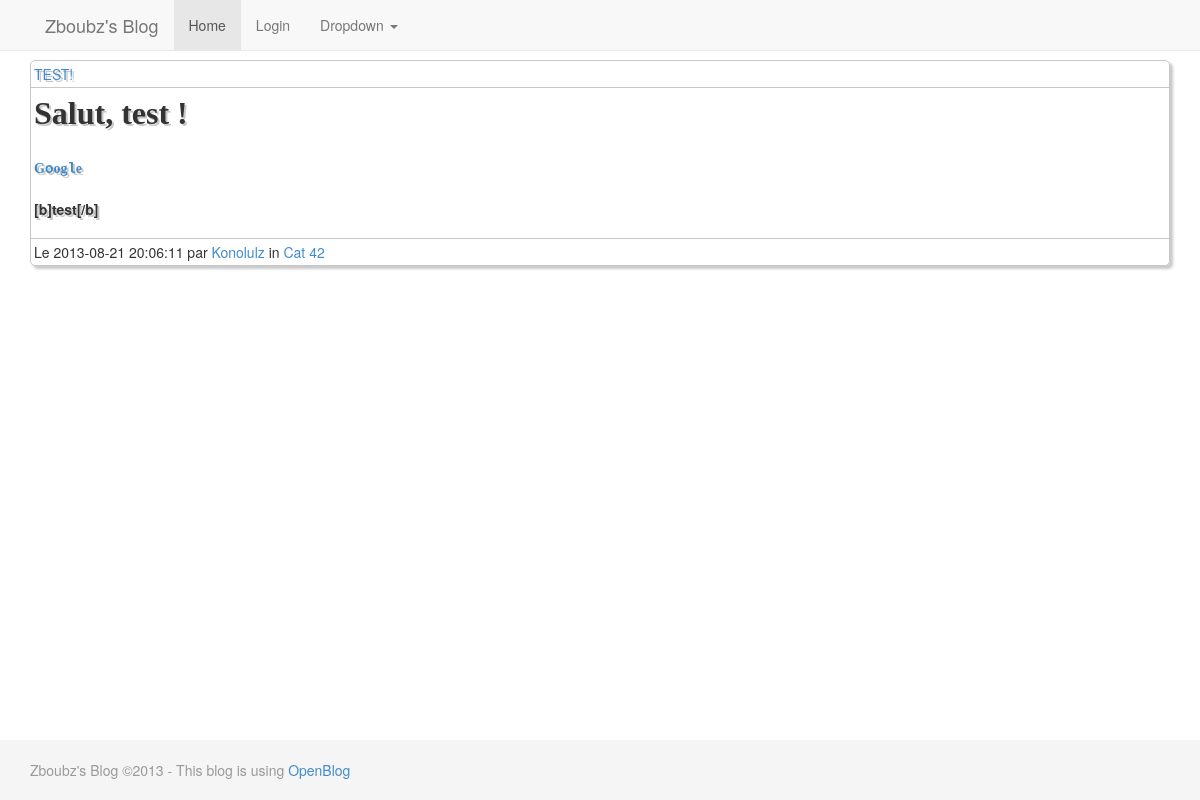
Screenshot of /perm.php?id=40 with the database file from the repository.
### tables this page shows
CREATE TABLE IF NOT EXISTS `post` (
  `id` int(11) NOT NULL AUTO_INCREMENT,
  `onfront` int(11) NOT NULL DEFAULT '1',
  `title` varchar(255) NOT NULL,
  `content` text NOT NULL,
  `created` timestamp NOT NULL DEFAULT CURRENT_TIMESTAMP,
  `author` varchar(20) NOT NULL,
  `cat` int(11) NOT NULL DEFAULT '1',
  PRIMARY KEY (`id`)
);

CREATE TABLE IF NOT EXISTS `categories` (
  `catId` int(11) NOT NULL AUTO_INCREMENT,
  `catTitle` varchar(20) NOT NULL,
  PRIMARY KEY (`catId`)
);

### includes/lib/sysplugins/smarty_internal_template.php (called while the page is built, shortened)
<?php
class Smarty_Internal_Template extends Smarty_Internal_TemplateBase {
    public $cache_id = null;
    public $compile_id = null;
    public $template_resource = null;
    public $smarty = null;
    public function __construct($template_resource, $smarty, $_parent = null, $_cache_id = null, $_compile_id = null, $_caching = null, $_cache_lifetime = null)
    {
        $this->smarty = &$smarty;
        $this->cache_id = $_cache_id === null ? $this->smarty->cache_id : $_cache_id;
        $this->compile_id = $_compile_id === null ? $this->smarty->compile_id : $_compile_id;
        $this->caching = $_caching === null ? $this->smarty->caching : $_caching;
        $this->parent = $_parent;
        $this->template_resource = $template_resource;
    }
    public function getSubTemplate($template, $cache_id, $compile_id, $caching, $cache_lifetime, $data, $parent_scope)
    {
        if ($this->smarty->allow_ambiguous_resources) {
            $_templateId = Smarty_Resource::getUniqueTemplateName($this->smarty, $template) . $cache_id . $compile_id;
        } else {
            $_templateId = $this->smarty->joined_template_dir . '#' . $template . $cache_id . $compile_id;
        }
        if (isset($this->smarty->template_objects[$_templateId])) {
            $tpl = clone $this->smarty->template_objects[$_templateId];
            $tpl->parent = $this;
            $tpl->caching = $caching;
            $tpl->cache_lifetime = $cache_lifetime;
        } else {
            $tpl = new $this->smarty->template_class($template, $this->smarty, $this, $cache_id, $compile_id, $caching, $cache_lifetime);
        }
        if ($parent_scope == Smarty::SCOPE_LOCAL) {
            $tpl->tpl_vars = $this->tpl_vars;
            $tpl->tpl_vars['smarty'] = clone $this->tpl_vars['smarty'];
        } elseif ($parent_scope == Smarty::SCOPE_PARENT) {
            $tpl->tpl_vars = &$this->tpl_vars;
        } elseif ($parent_scope == Smarty::SCOPE_GLOBAL) {
            $tpl->tpl_vars = &Smarty::$global_tpl_vars;
        } elseif (($scope_ptr = $this->getScopePointer($parent_scope)) == null) {
            $tpl->tpl_vars = &$this->tpl_vars;
        } else {
            $tpl->tpl_vars = &$scope_ptr->tpl_vars;
        }
        $tpl->config_vars = $this->config_vars;
        return $tpl->fetch(null, null, null, null, false, false, true);
    }
    public function __get($property_name)
    {
        switch ($property_name) {
            case 'source':
                $this->source = Smarty_Resource::source($this);
                if ($this->source->type != 'eval') {
                    if ($this->smarty->allow_ambiguous_resources) {
                        $_templateId = $this->source->unique_resource . $this->cache_id . $this->compile_id;
                    } else {
                        $_templateId = $this->smarty->joined_template_dir . '#' . $this->template_resource . $this->cache_id . $this->compile_id;
                    }
                    $this->smarty->template_objects[$_templateId] = $this;
                }
                return $this->source;
            case 'compiled':
                $this->compiled = $this->source->getCompiled($this);
                return $this->compiled;
            case 'compiler':
                $this->smarty->loadPlugin($this->source->compiler_class);
                $this->compiler = new $this->source->compiler_class($this->source->template_lexer_class, $this->source->template_parser_class, $this->smarty);
                return $this->compiler;
        }
        throw new SmartyException("template property '$property_name' does not exist.");
    }
}
?>

### includes/lib/Smarty.class.php (called while the page is built, shortened)
<?php
include_once SMARTY_SYSPLUGINS_DIR.'smarty_internal_data.php';
include_once SMARTY_SYSPLUGINS_DIR.'smarty_internal_templatebase.php';
include_once SMARTY_SYSPLUGINS_DIR.'smarty_internal_template.php';
include_once SMARTY_SYSPLUGINS_DIR.'smarty_resource.php';
include_once SMARTY_SYSPLUGINS_DIR.'smarty_internal_resource_file.php';
class Smarty extends Smarty_Internal_TemplateBase {
    private $template_dir = array();
    private $compile_dir = null;
    public function setTemplateDir($template_dir)
    {
        $this->template_dir = array();
        foreach ((array) $template_dir as $k => $v) {
            $this->template_dir[$k] = rtrim($v, '/\\') . DS;
        }
        $this->joined_template_dir = join(DIRECTORY_SEPARATOR, $this->template_dir);
        return $this;
    }
    public function getTemplateDir($index=null)
    {
        return (array)$this->template_dir;
    }
    public function setCompileDir($compile_dir)
    {
        $this->compile_dir = rtrim($compile_dir, '/\\') . DS;
        return $this;
    }
    public function getCompileDir()
    {
        return $this->compile_dir;
    }
}
?>

### includes/lib/sysplugins/smarty_resource.php (called while the page is built, shortened)
<?php
abstract class Smarty_Resource {
    public static $resources = array();
    protected static $sysplugins = array(
        'file' => true,
        'string' => true,
        'extends' => true,
        'stream' => true,
        'eval' => true,
        'php' => true
    );
    protected function buildUniqueResourceName(Smarty $smarty, $resource_name)
    {
        return get_class($this) . '#' . $smarty->joined_template_dir . '#' . $resource_name;
    }
    public function populateCompiledFilepath(Smarty_Template_Compiled $compiled, Smarty_Internal_Template $_template)
    {
        $_filepath = $compiled->source->uid;
        if ($_template->caching) {
            $_cache = '.cache';
        } else {
            $_cache = '';
        }
        $_compile_dir = $_template->smarty->getCompileDir();
        $_basename = $this->getBasename($compiled->source);
        if ($_basename) {
            $_basename = '.' . $_basename;
        }
        $compiled->filepath = $_compile_dir . $_filepath . '.' . $compiled->source->type . $_basename . $_cache . '.php';
    }
    protected function normalizePath($_path, $ds=true)
    {
        if ($ds) {
            $_path = str_replace('\\', '/', $_path);
        }
        $offset = 0;
        $_path = preg_replace('#(/\./(\./)*)|/{2,}#', '/', $_path);
        while (true) {
            $_parent = strpos($_path, '/../', $offset);
            if (!$_parent) {
                break;
            } else if ($_path[$_parent - 1] === '.') {
                $offset = $_parent + 3;
                continue;
            }
            $_pos = strrpos($_path, '/', $_parent - strlen($_path) - 1);
            $_path = substr_replace($_path, '', $_pos, $_parent + 3 - $_pos);
        }
        return $_path;
    }
    protected function buildFilepath(Smarty_Template_Source $source, Smarty_Internal_Template $_template=null)
    {
        $file = $source->name;
        if ($source instanceof Smarty_Config_Source) {
            $_directories = $source->smarty->getConfigDir();
            $_default_handler = $source->smarty->default_config_handler_func;
        } else {
            $_directories = $source->smarty->getTemplateDir();
        }
        $_file_is_dotted = $file[0] == '.' && ($file[1] == '.' || $file[1] == '/' || $file[1] == "\\");
        if (!preg_match('/^([\/\\\\]|[a-zA-Z]:[\/\\\\])/', $file)) {
            $_path = str_replace('\\', '/', $file);
            $_path = DS . trim($file, '/');
            $_was_relative = true;
        } else {
            $_path = str_replace('\\', '/', $file);
        }
        $_path = $this->normalizePath($_path, false);
        if (isset($_was_relative)) {
            $_path = substr($_path, 1);
        }
        $file = rtrim($_path, '/\\');
        if (!preg_match('/^([\/\\\\]|[a-zA-Z]:[\/\\\\])/', $file)) {
            foreach ($_directories as $_directory) {
                $_filepath = $_directory . $file;
                if ($this->fileExists($source, $_filepath)) {
                    return $this->normalizePath($_filepath);
                }
            }
        }
        return false;
    }
    protected function fileExists(Smarty_Template_Source $source, $file)
    {
        $source->timestamp = @filemtime($file);
        return $source->exists = !!$source->timestamp;
    }
    public static function load(Smarty $smarty, $type)
    {
        if (isset($smarty->_resource_handlers[$type])) {
            return $smarty->_resource_handlers[$type];
        }
        if (isset(self::$sysplugins[$type])) {
            if (!isset(self::$resources[$type])) {
                self::$resources[$type] = new $_resource_class();
            }
            return $smarty->_resource_handlers[$type] = self::$resources[$type];
        }
        throw new SmartyException("Unkown resource type '{$type}'");
    }
    protected static function parseResourceName($resource_name, $default_resource, &$name, &$type)
    {
        $parts = explode(':', $resource_name, 2);
        if (!isset($parts[1]) || !isset($parts[0][1])) {
            $type = $default_resource;
            $name = $resource_name;
        } else {
            $type = $parts[0];
            $name = $parts[1];
        }
    }
    public static function source(Smarty_Internal_Template $_template=null, Smarty $smarty=null, $template_resource=null)
    {
        if ($_template) {
            $smarty = $_template->smarty;
            $template_resource = $_template->template_resource;
        }
        self::parseResourceName($template_resource, $smarty->default_resource_type, $name, $type);
        $resource = Smarty_Resource::load($smarty, $type);
        $unique_resource_name = $resource->buildUniqueResourceName($smarty, $name);
        $_cache_key = 'template|' . $unique_resource_name;
        $source = new Smarty_Template_Source($resource, $smarty, $template_resource, $type, $name, $unique_resource_name);
        return $source;
    }
}
class Smarty_Template_Source {
    public $unique_resource = null;
    public function __construct(Smarty_Resource $handler, Smarty $smarty, $resource, $type, $name, $unique_resource)
    {
        $this->handler = $handler;
        $this->uncompiled = $this->handler instanceof Smarty_Resource_Uncompiled;
        $this->recompiled = $this->handler instanceof Smarty_Resource_Recompiled;
        $this->smarty = $smarty;
        $this->type = $type;
        $this->name = $name;
        $this->unique_resource = $unique_resource;
    }
    public function getCompiled(Smarty_Internal_Template $_template)
    {
        $_cache_key = $this->unique_resource . '#' . $_template->compile_id;
        $compiled = new Smarty_Template_Compiled($this);
        $compiled->timestamp = @filemtime($compiled->filepath);
        $compiled->exists = !!$compiled->timestamp;
        return $compiled;
    }
}
class Smarty_Template_Compiled {
    public function __construct(Smarty_Template_Source $source)
    {
        $this->source = $source;
    }
}
?>

### includes/lib/sysplugins/smarty_internal_resource_file.php (called while the page is built, shortened)
<?php
class Smarty_Internal_Resource_File extends Smarty_Resource {
    public function populate(Smarty_Template_Source $source, Smarty_Internal_Template $_template=null)
    {
        $source->filepath = $this->buildFilepath($source, $_template);
        if ($source->filepath !== false) {
            $source->uid = sha1($source->filepath);
        }
    }
    public function getBasename(Smarty_Template_Source $source)
    {
        $_file = $source->name;
        return basename($_file);
    }
}
?>

### perm.php (called while the page is built)
<?php
include('includes/config.inc.php');
$article = get_post_by_id($_GET['id']);
$smarty->assign('article', $article);
$smarty->assign('postId', $article['id']);
$smarty->assign('postTitle', $article['title']);
$smarty->assign('postAuthor', $article['author']);
$smarty->assign('postDate', $article['created']);
$smarty->assign('postCat', $article['cat']);
$smarty->assign('postContent', $article['content']);
$smarty->assign('catTitle', $article['catTitle']);
$smarty->assign('catId', $article['catId']);
$smarty->display("$theme/perm.tpl");
?>

### includes/lib/sysplugins/smarty_internal_data.php (called while the page is built, shortened)
<?php
class Smarty_Variable {
    public function __construct($value = null, $nocache = false, $scope = Smarty::SCOPE_LOCAL)
    {
        $this->value = $value;
    }
}
?>

### includes/functions.inc.php (called while the page is built, shortened)
<?php
function execute_statement($statement)
{
    global $connection;
    $result = mysql_query($statement, $connection)
    or die(mysql_error());
    return $result;
}
function execute_query($sql)
{
    $dataset = FALSE;
    $result = execute_statement($sql);
    $count = mysql_num_rows($result);
    if ($count == 1)
    {
        $dataset = mysql_fetch_assoc($result);
    }
    return $dataset;
}
?>

### includes/posts.inc.php (called while the page is built, shortened)
<?php
function get_post_by_id($id)
{
    $id = (int)$id;
    $sql = sprintf("select * from post, categories where post.id = %d AND post.cat = categories.catId limit 1", $id);
    return execute_query($sql);
}
?>

### templates_c/58e684b15ed05c846329e394d51e97b697b78c93.file.perm.tpl.php (the view, shortened to what this page needs)
<?php if(!defined('SMARTY_DIR')) exit('no direct access allowed');
$_valid = $_smarty_tpl->decodeProperties(array (
  'file_dependency' =>
  array (
    '58e684b15ed05c846329e394d51e97b697b78c93' =>
    array (
      0 => 'templates/base/perm.tpl',
      1 => 1377448681,
      2 => 'file',
    ),
  ),
  'nocache_hash' => '1957975024520f58fa6fe640-32555416',
  'function' =>
  array (
  ),
  'version' => 'Smarty-3.1.14',
  'unifunc' => 'content_520f58fa73ab95_01112123',
  'variables' =>
  array (
    'postId' => 0,
    'postTitle' => 0,
    'postContent' => 0,
    'postDate' => 0,
    'postAuthor' => 0,
    'catId' => 0,
    'catTitle' => 0,
  ),
  'has_nocache_code' => false,
),false); ?>
<?php if ($_valid && !is_callable('content_520f58fa73ab95_01112123')) {function content_520f58fa73ab95_01112123($_smarty_tpl) {?><?php echo $_smarty_tpl->getSubTemplate ('base/header.tpl', $_smarty_tpl->cache_id, $_smarty_tpl->compile_id, null, null, array(), 0);?>
        <div class="article">
            <div class="article_header"><a href="perm.php?id=<?php echo $_smarty_tpl->tpl_vars['postId']->value;?>
"><?php echo $_smarty_tpl->tpl_vars['postTitle']->value;?>
</a></div>
            <div class="article_content"><?php echo $_smarty_tpl->tpl_vars['postContent']->value;?>
</div>
            <div class="article_footer">Le <?php echo $_smarty_tpl->tpl_vars['postDate']->value;?>
 par  <a href="#"><?php echo $_smarty_tpl->tpl_vars['postAuthor']->value;?>
</a> in <a href="#cat.php?id=<?php echo $_smarty_tpl->tpl_vars['catId']->value;?>
"><?php echo $_smarty_tpl->tpl_vars['catTitle']->value;?>
</a></div>
        </div>
<?php echo $_smarty_tpl->getSubTemplate ('base/footer.tpl', $_smarty_tpl->cache_id, $_smarty_tpl->compile_id, null, null, array(), 0);?>
<?php }} ?>

### templates/base/main.css (style rules this page uses)
html, body { height: 100%; }
.article { margin-bottom: 10px; border: 1px #C8C8C8 solid; box-shadow: 3px 3px 3px #C8C8C8; border-radius: 5px; }
.article_header { border-bottom: 1px #C8C8C8 solid; padding: 3px; text-shadow: 2px 2px #C8C8C8; }
.article_content { min-height: 150px; padding: 3px; text-shadow: 2px 2px #C8C8C8; }
.article_footer { border-top: 1px #C8C8C8 solid; padding: 3px; }

### rows the page displays
post: title "TEST!", content "Salut, test ! G o o g l e [b]test[/b]", created "2013-08-21 20:06:11", author "Konolulz", categories.catTitle "Cat 42"

### other values shown
$_smarty_tpl->tpl_vars['siteName']->value "Zboubz's Blog"
